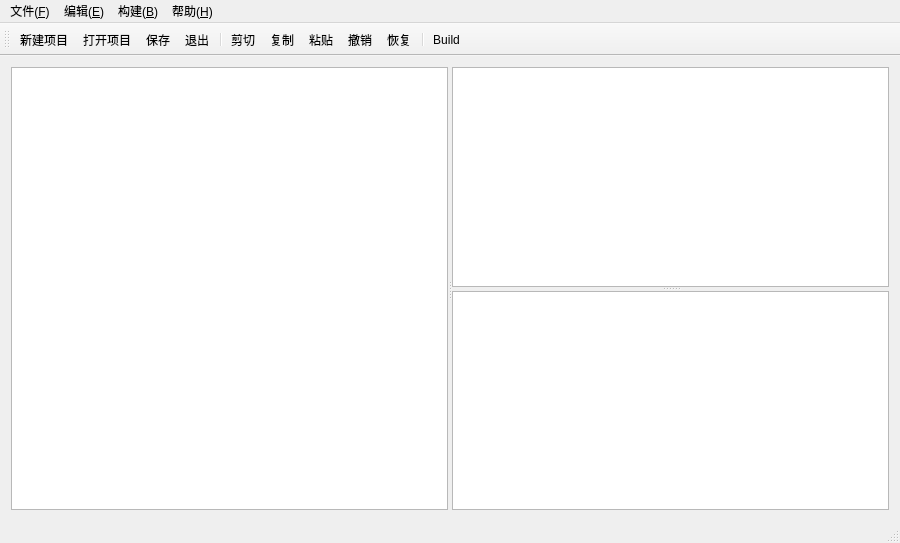
<?xml version="1.0" encoding="UTF-8"?>
<ui version="4.0">
 <class>MainWindow</class>
 <widget class="QMainWindow" name="MainWindow">
  <property name="geometry">
   <rect>
    <x>0</x>
    <y>0</y>
    <width>900</width>
    <height>543</height>
   </rect>
  </property>
  <property name="windowTitle">
   <string>MainWindow</string>
  </property>
  <widget class="QWidget" name="centralWidget">
   <layout class="QGridLayout" name="gridLayout">
    <item row="0" column="0">
     <widget class="QSplitter" name="hSplitter">
      <property name="sizePolicy">
       <sizepolicy hsizetype="Expanding" vsizetype="Preferred">
        <horstretch>0</horstretch>
        <verstretch>0</verstretch>
       </sizepolicy>
      </property>
      <property name="orientation">
       <enum>Qt::Horizontal</enum>
      </property>
      <widget class="QTreeView" name="files">
       <property name="enabled">
        <bool>true</bool>
       </property>
      </widget>
      <widget class="QSplitter" name="vSplitter">
       <property name="sizePolicy">
        <sizepolicy hsizetype="Preferred" vsizetype="Expanding">
         <horstretch>0</horstretch>
         <verstretch>0</verstretch>
        </sizepolicy>
       </property>
       <property name="orientation">
        <enum>Qt::Vertical</enum>
       </property>
       <widget class="QPlainTextEdit" name="editor">
        <property name="sizePolicy">
         <sizepolicy hsizetype="Expanding" vsizetype="Expanding">
          <horstretch>0</horstretch>
          <verstretch>0</verstretch>
         </sizepolicy>
        </property>
        <property name="font">
         <font>
          <weight>50</weight>
          <bold>false</bold>
         </font>
        </property>
        <property name="lineWrapMode">
         <enum>QPlainTextEdit::NoWrap</enum>
        </property>
        <property name="plainText">
         <string/>
        </property>
       </widget>
       <widget class="QTextEdit" name="log">
        <property name="sizePolicy">
         <sizepolicy hsizetype="Expanding" vsizetype="Expanding">
          <horstretch>0</horstretch>
          <verstretch>0</verstretch>
         </sizepolicy>
        </property>
        <property name="lineWrapMode">
         <enum>QTextEdit::NoWrap</enum>
        </property>
        <property name="html">
         <string>&lt;!DOCTYPE HTML PUBLIC &quot;-//W3C//DTD HTML 4.0//EN&quot; &quot;http://www.w3.org/TR/REC-html40/strict.dtd&quot;&gt;
&lt;html&gt;&lt;head&gt;&lt;meta name=&quot;qrichtext&quot; content=&quot;1&quot; /&gt;&lt;style type=&quot;text/css&quot;&gt;
p, li { white-space: pre-wrap; }
&lt;/style&gt;&lt;/head&gt;&lt;body style=&quot; font-family:'SimSun'; font-size:9pt; font-weight:400; font-style:normal;&quot;&gt;
&lt;p style=&quot;-qt-paragraph-type:empty; margin-top:0px; margin-bottom:0px; margin-left:0px; margin-right:0px; -qt-block-indent:0; text-indent:0px;&quot;&gt;&lt;br /&gt;&lt;/p&gt;&lt;/body&gt;&lt;/html&gt;</string>
        </property>
       </widget>
      </widget>
     </widget>
    </item>
   </layout>
  </widget>
  <widget class="QMenuBar" name="menuBar">
   <property name="geometry">
    <rect>
     <x>0</x>
     <y>0</y>
     <width>900</width>
     <height>23</height>
    </rect>
   </property>
   <widget class="QMenu" name="menu_F">
    <property name="title">
     <string>文件(&amp;F)</string>
    </property>
    <addaction name="action_new"/>
    <addaction name="action_open"/>
    <addaction name="action_save"/>
    <addaction name="separator"/>
    <addaction name="action_quit"/>
   </widget>
   <widget class="QMenu" name="menu_E">
    <property name="title">
     <string>编辑(&amp;E)</string>
    </property>
    <addaction name="action_undo"/>
    <addaction name="action_redo"/>
    <addaction name="separator"/>
    <addaction name="action_cut"/>
    <addaction name="action_copy"/>
    <addaction name="action_paste"/>
   </widget>
   <widget class="QMenu" name="menu_B">
    <property name="title">
     <string>构建(&amp;B)</string>
    </property>
    <addaction name="action_build"/>
   </widget>
   <widget class="QMenu" name="menu_H">
    <property name="title">
     <string>帮助(&amp;H)</string>
    </property>
    <addaction name="action_help"/>
    <addaction name="actionQt"/>
   </widget>
   <addaction name="menu_F"/>
   <addaction name="menu_E"/>
   <addaction name="menu_B"/>
   <addaction name="menu_H"/>
  </widget>
  <widget class="QToolBar" name="mainToolBar">
   <attribute name="toolBarArea">
    <enum>TopToolBarArea</enum>
   </attribute>
   <attribute name="toolBarBreak">
    <bool>false</bool>
   </attribute>
   <addaction name="action_new"/>
   <addaction name="action_open"/>
   <addaction name="action_save"/>
   <addaction name="action_quit"/>
   <addaction name="separator"/>
   <addaction name="action_cut"/>
   <addaction name="action_copy"/>
   <addaction name="action_paste"/>
   <addaction name="action_undo"/>
   <addaction name="action_redo"/>
   <addaction name="separator"/>
   <addaction name="action_build"/>
  </widget>
  <widget class="QStatusBar" name="statusBar"/>
  <action name="action_new">
   <property name="icon">
    <iconset resource="res.qrc">
     <normaloff>:/res/folder_new.png</normaloff>:/res/folder_new.png</iconset>
   </property>
   <property name="text">
    <string>新建项目</string>
   </property>
  </action>
  <action name="action_open">
   <property name="icon">
    <iconset resource="res.qrc">
     <normaloff>:/res/open.png</normaloff>:/res/open.png</iconset>
   </property>
   <property name="text">
    <string>打开项目</string>
   </property>
  </action>
  <action name="action_save">
   <property name="icon">
    <iconset resource="res.qrc">
     <normaloff>:/res/save.png</normaloff>:/res/save.png</iconset>
   </property>
   <property name="text">
    <string>保存</string>
   </property>
   <property name="shortcut">
    <string>Ctrl+S</string>
   </property>
  </action>
  <action name="action_quit">
   <property name="icon">
    <iconset resource="res.qrc">
     <normaloff>:/res/exit.png</normaloff>:/res/exit.png</iconset>
   </property>
   <property name="text">
    <string>退出</string>
   </property>
  </action>
  <action name="action_undo">
   <property name="icon">
    <iconset resource="res.qrc">
     <normaloff>:/res/undo.png</normaloff>:/res/undo.png</iconset>
   </property>
   <property name="text">
    <string>撤销</string>
   </property>
   <property name="shortcut">
    <string>Ctrl+Z</string>
   </property>
  </action>
  <action name="action_redo">
   <property name="icon">
    <iconset resource="res.qrc">
     <normaloff>:/res/redo.png</normaloff>:/res/redo.png</iconset>
   </property>
   <property name="text">
    <string>恢复</string>
   </property>
   <property name="shortcut">
    <string>Ctrl+Shift+Z</string>
   </property>
  </action>
  <action name="action_cut">
   <property name="icon">
    <iconset resource="res.qrc">
     <normaloff>:/res/cut.png</normaloff>:/res/cut.png</iconset>
   </property>
   <property name="text">
    <string>剪切</string>
   </property>
   <property name="shortcut">
    <string>Ctrl+X</string>
   </property>
  </action>
  <action name="action_copy">
   <property name="icon">
    <iconset resource="res.qrc">
     <normaloff>:/res/copy.png</normaloff>:/res/copy.png</iconset>
   </property>
   <property name="text">
    <string>复制</string>
   </property>
   <property name="shortcut">
    <string>Ctrl+C</string>
   </property>
  </action>
  <action name="action_paste">
   <property name="icon">
    <iconset resource="res.qrc">
     <normaloff>:/res/paste.png</normaloff>:/res/paste.png</iconset>
   </property>
   <property name="text">
    <string>粘贴</string>
   </property>
   <property name="shortcut">
    <string>Ctrl+V</string>
   </property>
  </action>
  <action name="action_build">
   <property name="icon">
    <iconset resource="res.qrc">
     <normaloff>:/res/build.png</normaloff>:/res/build.png</iconset>
   </property>
   <property name="text">
    <string>Build</string>
   </property>
   <property name="shortcut">
    <string>F5</string>
   </property>
  </action>
  <action name="action_help">
   <property name="icon">
    <iconset resource="res.qrc">
     <normaloff>:/res/help.png</normaloff>:/res/help.png</iconset>
   </property>
   <property name="text">
    <string>帮助</string>
   </property>
  </action>
  <action name="actionQt">
   <property name="text">
    <string>Qt</string>
   </property>
  </action>
 </widget>
 <layoutdefault spacing="6" margin="11"/>
 <resources>
  <include location="res.qrc"/>
 </resources>
 <connections/>
</ui>
